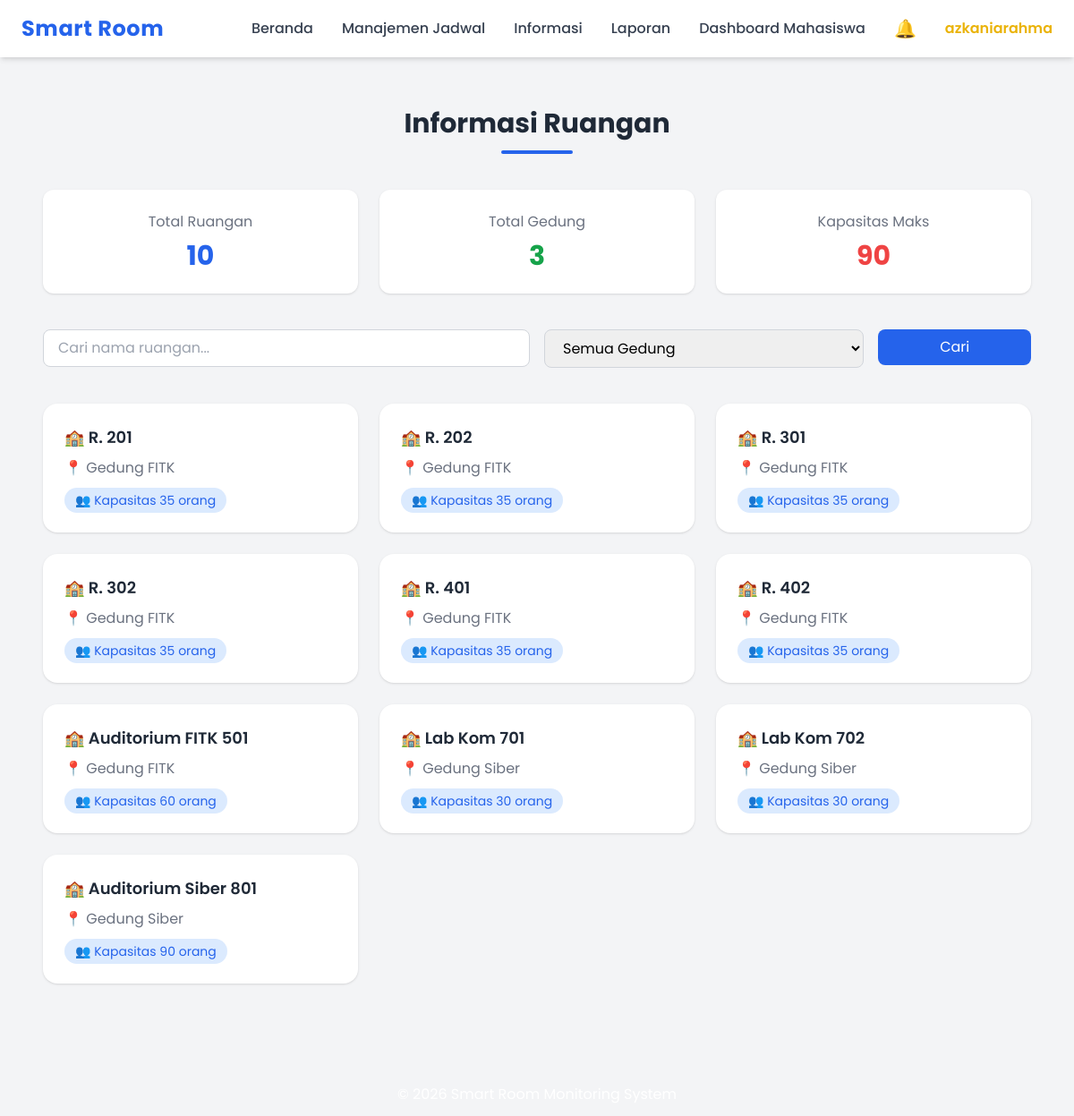
/index.php?menu=info_ruangan (signed in), run on the app's committed database.
### tables this page shows
CREATE TABLE `ruangan` (
  `id_ruangan` int NOT NULL,
  `id_gedung` int DEFAULT NULL,
  `nama_ruangan` varchar(50) DEFAULT NULL,
  `kapasitas` int DEFAULT NULL,
  `lantai` int NOT NULL DEFAULT '1'
);

CREATE TABLE `gedung` (
  `id_gedung` int NOT NULL,
  `nama_gedung` varchar(100) DEFAULT NULL,
  `jumlah_lantai` int NOT NULL DEFAULT '1'
);

### pages/info_ruangan.php (the view, shortened to what this page needs)
<?php
include __DIR__ . '/../config/koneksi.php';
$search = isset($_GET['search']) ? mysqli_real_escape_string($conn, $_GET['search']) : '';
$where = "WHERE 1=1";
$query = mysqli_query($conn, "
SELECT
ruangan.nama_ruangan,
ruangan.kapasitas,
gedung.nama_gedung
FROM ruangan
JOIN gedung
ON ruangan.id_gedung = gedung.id_gedung
$where
");
$total_ruangan = mysqli_num_rows($query);
?>
<div class="max-w-7xl mx-auto px-6 py-10">
<div class="text-center mb-10">
<h2 class="text-3xl font-bold text-gray-800">
Informasi Ruangan
</h2>
<div class="w-20 h-1 bg-blue-600 mx-auto mt-3 rounded"></div>
</div>
<div class="grid md:grid-cols-3 gap-6 mb-10">
<div class="bg-white rounded-xl shadow p-6 text-center hover:shadow-xl transition">
<p class="text-gray-500">Total Ruangan</p>
<h3 class="text-3xl font-bold text-blue-600 mt-2">
<?= $total_ruangan ?>
</h3>
</div>
<div class="bg-white rounded-xl shadow p-6 text-center hover:shadow-xl transition">
<p class="text-gray-500">Total Gedung</p>
<h3 class="text-3xl font-bold text-green-600 mt-2">
<?php
$g = mysqli_query($conn,"SELECT COUNT(*) as total FROM gedung");
$d = mysqli_fetch_assoc($g);
echo $d['total'];
?>
</h3>
</div>
<div class="bg-white rounded-xl shadow p-6 text-center hover:shadow-xl transition">
<p class="text-gray-500">Kapasitas Maks</p>
<h3 class="text-3xl font-bold text-red-500 mt-2">
<?php
$k = mysqli_query($conn,"SELECT MAX(kapasitas) as max FROM ruangan");
$m = mysqli_fetch_assoc($k);
echo $m['max'];
?>
</h3>
</div>
</div>
<form method="GET" action="index.php" class="mb-10">
<div class="grid md:grid-cols-12 gap-4">
<div class="md:col-span-6">
<input
type="text"
name="search"
value="<?= $search ?>"
placeholder="Cari nama ruangan..."
class="w-full border border-gray-300 rounded-lg px-4 py-2 focus:ring-2 focus:ring-blue-500 focus:outline-none">
</div>
<div class="md:col-span-4">
<select
name="gedung"
class="w-full border border-gray-300 rounded-lg px-4 py-2 focus:ring-2 focus:ring-blue-500 focus:outline-none">
<option value="">Semua Gedung</option>
</select>
</div>
<div class="md:col-span-2">
<button
class="w-full bg-blue-600 text-white rounded-lg py-2 hover:bg-blue-700 transition">
Cari
</button>
</div>
</div>
</form>
<div class="grid md:grid-cols-3 gap-6">
<?php if(mysqli_num_rows($query) > 0){ ?>
<?php while($data = mysqli_fetch_assoc($query)): ?>
<div class="bg-white rounded-2xl shadow p-6 hover:shadow-2xl hover:-translate-y-2 transition duration-300">
<h3 class="text-lg font-semibold text-gray-800 mb-2">
🏫 <?= $data['nama_ruangan']; ?>
</h3>
<p class="text-gray-500 mb-2">
📍 <?= $data['nama_gedung']; ?>
</p>
<div class="mt-3">
<span class="bg-blue-100 text-blue-600 px-3 py-1 rounded-full text-sm">
👥 Kapasitas <?= $data['kapasitas']; ?> orang
</span>
</div>
</div>
<?php endwhile; ?>
<?php } else { ?>
<p class="text-gray-400 text-center col-span-3">
Tidak ada data ruangan
</p>
<?php } ?>
</div>
</div>

### index.php (style rules this page uses)
body { font-family:'Poppins',sans-serif; }

### data on the page
ruangan: nama_ruangan "R. 201", id_gedung.nama_gedung "Gedung FITK", kapasitas "35"
ruangan: nama_ruangan "R. 202", id_gedung.nama_gedung "Gedung FITK", kapasitas "35"
ruangan: nama_ruangan "R. 301", id_gedung.nama_gedung "Gedung FITK", kapasitas "35"
ruangan: nama_ruangan "R. 302", id_gedung.nama_gedung "Gedung FITK", kapasitas "35"
ruangan: nama_ruangan "R. 401", id_gedung.nama_gedung "Gedung FITK", kapasitas "35"
ruangan: nama_ruangan "R. 402", id_gedung.nama_gedung "Gedung FITK", kapasitas "35"
ruangan: nama_ruangan "Auditorium FITK 501", id_gedung.nama_gedung "Gedung FITK", kapasitas "60"
ruangan: nama_ruangan "Lab Kom 701", id_gedung.nama_gedung "Gedung Siber", kapasitas "30"
ruangan: nama_ruangan "Lab Kom 702", id_gedung.nama_gedung "Gedung Siber", kapasitas "30"
ruangan: nama_ruangan "Auditorium Siber 801", id_gedung.nama_gedung "Gedung Siber", kapasitas "90"

### other printed values
$_SESSION['username'] "azkaniarahma"
$total_ruangan "10"
$d['total'] "3"
$m['max'] "90"
